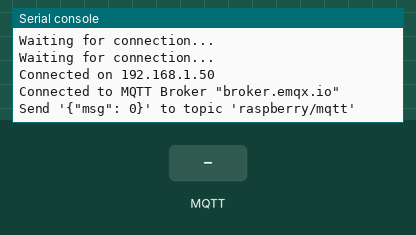
Recording of a program running on a simulated MicroPython board. Parts: the last lines printed to the serial console. Inputs (shaded band) come from the test bench. WiFi joins after 1.5 s; random numbers come from a fixed seed; no MQTT or app messages arrive unless stated.

Above: at 3.3 s.
3.4 s: MQTT message "1" arrives on the first subscribed topic
At 4.1 s:
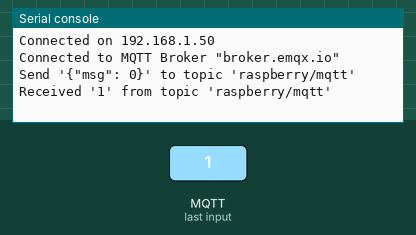
4.9 s: MQTT message "on" arrives on the first subscribed topic
At 5.7 s:
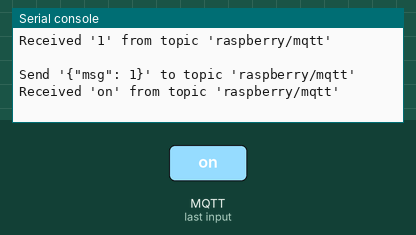
6.4 s: MQTT message "off" arrives on the first subscribed topic
At 8.4 s:
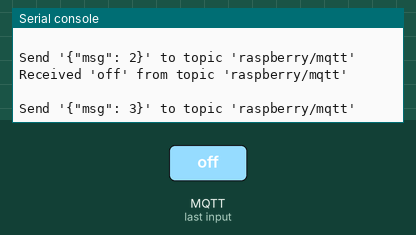
Timing chart, 0 to 9.9 s (numbered marks = the images above; inputs shaded):
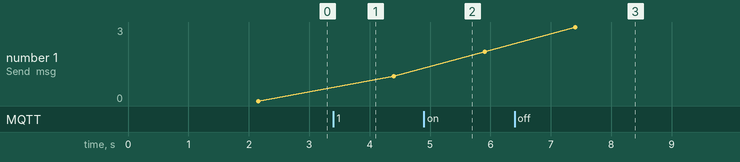

The program:

pub_sub_tcp.py
```python
"""
Install umqtt.simple library:
$ micropython -m mip install umqtt.simple

To run this script:
$ micropython pub_sub_tcp.py
"""
import json
import random
import time
import wifi

from umqtt.simple import MQTTClient

SERVER = "broker.emqx.io"
PORT = 1883
CLIENT_ID = 'micropython-client-{id}'.format(id = random.getrandbits(8))
USERNAME = 'emqx'
PASSWORD = 'public'
TOPIC = "raspberry/mqtt"

def on_message(topic, msg):
    print("Received '{payload}' from topic '{topic}'\n".format(
        payload = msg.decode(), topic = topic.decode()))

def connect():
    client = MQTTClient(CLIENT_ID, SERVER, PORT, USERNAME, PASSWORD)
    client.connect()
    print('Connected to MQTT Broker "{server}"'.format(server = SERVER))
    return client

def subscribe(client):
    client.set_callback(on_message)
    client.subscribe(TOPIC)

def loop_publish(client):
    msg_count = 0
    while True:
        msg_dict = {
            'msg': msg_count
        }
        msg = json.dumps(msg_dict)
        result = client.publish(TOPIC, msg)
        print("Send '{msg}' to topic '{topic}'".format(msg = msg, topic = TOPIC))
        client.wait_msg()
        msg_count += 1
        time.sleep(1)

def run():
    wifi.connect()
    client = connect()
    subscribe(client)
    loop_publish(client)

if __name__ == "__main__":
    run()
```

wifi.py
```python
import network
import time

def connect():
	ssid = 'NAME OF YOUR WIFI NETWORK'
	password = 'PASSWORD OF YOUR WIFI NETWORK'
	wlan = network.WLAN(network.STA_IF)
	wlan.active(True)
	wlan.connect(ssid, password)
	while wlan.isconnected() == False:
		print('Waiting for connection...')
		time.sleep(1)
	print('Connected on {ip}'.format(ip = wlan.ifconfig()[0]))
```

Measured:
- after the input at 3.4 s, the serial console: prints a new line at once (image 1)
- after the input at 4.9 s, the serial console: prints a new line at once (image 2)
- after the input at 6.4 s, the serial console: prints a new line at once (image 3)
- plotted number 1: 0 → 1 after the input at 3.4 s, 1 → 2 after the input at 4.9 s, 2 → 3 after the input at 6.4 s
